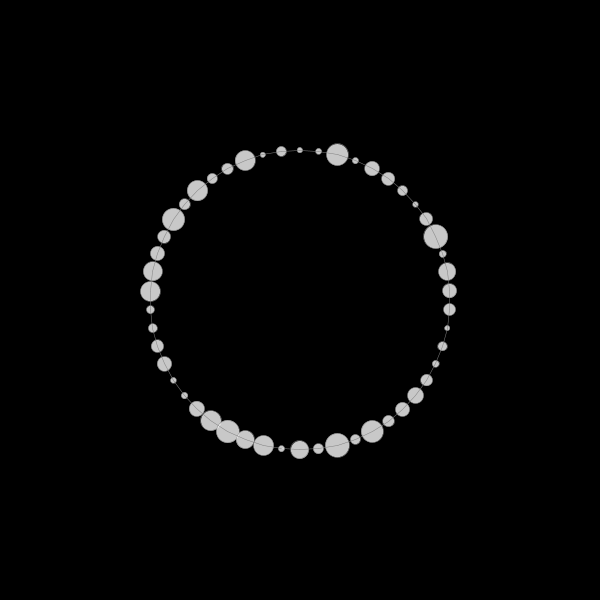
Frame 1 (no input)
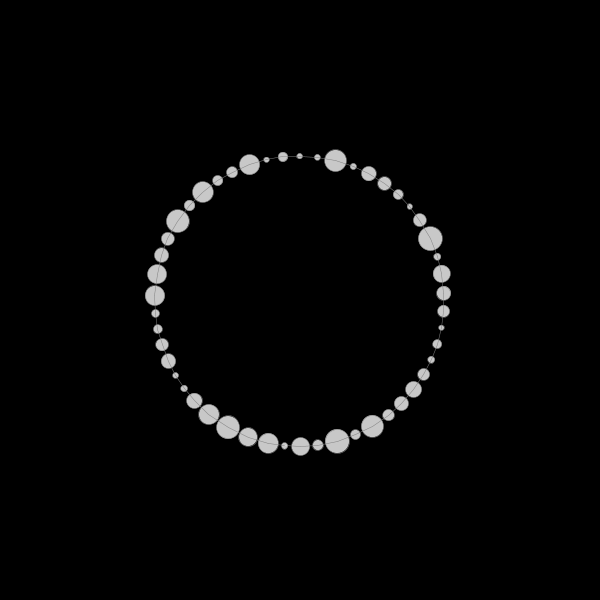
Frame 60 (the mouse pressed at the canvas centre just before this capture)
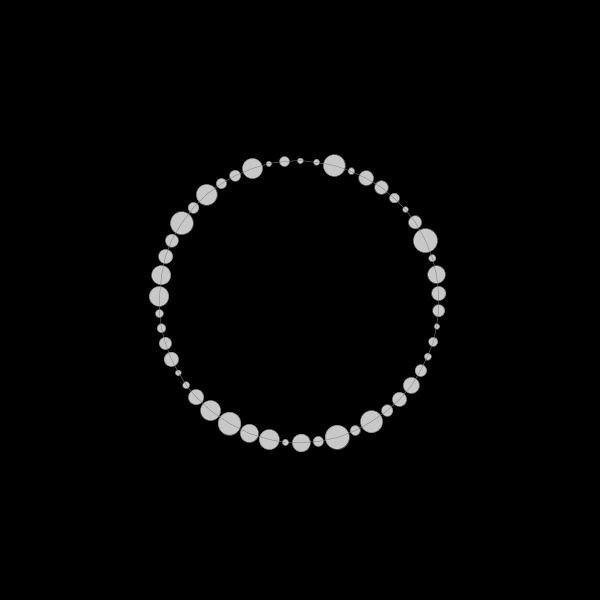
Frame 120 (the mouse held since frame 60 and released just before this capture)

The Processing sketch that drew these frames (run headless with seeded random() and noise(); from frame 60 on, the mouse is pressed at the canvas centre):

// Processing sketch: processing_155244
// ── processing_155244.pde

int nbelements=50;
float k=.0003;
boolean onedragged=false;
Element [] elements=new Element[nbelements];

void setup() {
  size(600, 600);
  background(0);
  smooth(8);
  ellipseMode(CENTER);
  fill(255, 200);
  stroke(128);
  strokeWeight(.5);
  for (int i=0; i<nbelements; i++) {
    elements[i]=(new Element(i, width/2+150*sin(i*TWO_PI/nbelements), height/2+150*cos(i*TWO_PI/nbelements), 5+random(20)));
    //elements[i].display();
  }
}
void draw() {
  background(0);
  for (int i=0; i<nbelements; i++) {
    elements[i].run();
  }
}
void mousePressed() {

  for (Element e : elements) {
    if (2*dist(mouseX, mouseY, e.loc.x, e.loc.y)<e.m) {

      e.dragged=true;
      onedragged=true;
      break;
    }
  }
}
void mouseReleased() {
  for (Element e : elements) {
    //if(e.dragged)e.movespeed=new PVector(e.m,e.m);
    e.dragged=false;
  }
}
class Element {
  int index;
  float m, distpred, distnext;
  PVector loc;
  boolean dragged=false;
  PVector speed, speedpred, speednext;
  PVector movespeed=new PVector(0, 0);
  Element next, pred;

  Element(int index, float x, float y, float m) {
    this.index=index;
    this.m=m;
    loc=new PVector(x, y);
    speed=speedpred=speednext=new PVector(0, 0);
  }
  void run() {
    move();
    display();
  }
  void move() {

    if (dragged) {
      loc.x=mouseX;
      loc.y=mouseY;
    }
    Element next=elements[(index+1)%nbelements];
    distnext=dist(next.loc.x, next.loc.y, loc.x, loc.y)-(m+next.m)/2;
    speednext=new PVector(loc.x-next.loc.x, loc.y-next.loc.y);    
    Element pred=elements[(index-1+nbelements)%nbelements];
    distpred=dist(pred.loc.x, pred.loc.y, loc.x, loc.y)-(m+pred.m)/2;
    speedpred=new PVector(loc.x-pred.loc.x, loc.y-pred.loc.y);
    //k=max(0.00001, 0.000002*distnext);
    speednext.mult(distnext*(next.m+m)*k);
    //k=max(0.00001, 0.000002*distpred);
    speedpred.mult(distpred*(pred.m+m)*k);
    speed=PVector.add(speedpred, speednext);
    //speed.normalize();
    speed.limit(15);
    //speed.add(movespeed);
    if (!dragged)loc.sub(speed);
  }
  void display() {
    ellipse(loc.x, loc.y, m, m);
    line(loc.x, loc.y, elements[(index-1+nbelements)%nbelements].loc.x, elements[(index-1+nbelements)%nbelements].loc.y);
  }
}
